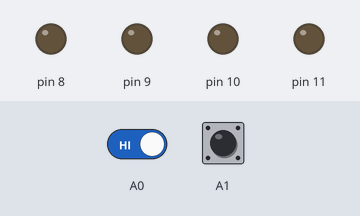
Recording of a sketch running on a simulated Arduino Uno, built with avr-gcc and run on an emulated ATmega328P. On the bench: output pins drawn as LEDs (lit = HIGH). The inputs (shaded band) are chosen by the test bench; at power-on: A0 HIGH, A1 HIGH.

Above: at 1.2 s.
1.3 s: A0 driven LOW
At 1.7 s:
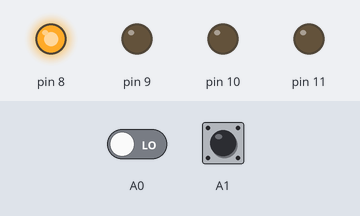
At 2.7 s:
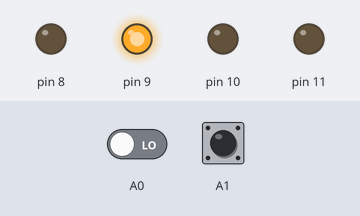
4.3 s: A0 driven HIGH
At 4.7 s:
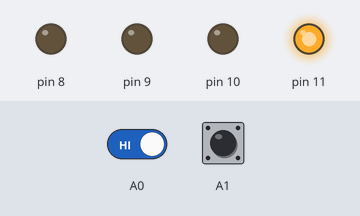
Timing chart, 0 to 7.3 s (numbered marks = the images above; inputs shaded):
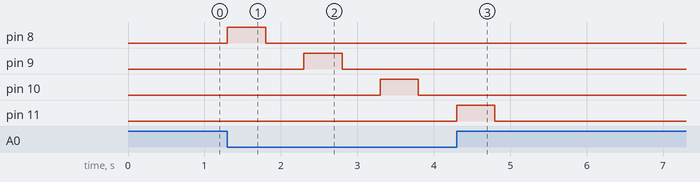

Measured:
- after the input at 1.3 s, pin 8: LOW → HIGH at once, → LOW 0.50 s later; pin 9: LOW → HIGH after 1.0 s, → LOW 0.50 s later; pin 10: LOW → HIGH after 2.0 s, → LOW 0.50 s later
- after the input at 4.3 s, pin 8–10: stops changing and stays LOW; pin 11: goes on until 4.8 s, then stays LOW

The sketch:

COBA_2_YG_KEDUA.ino
```cpp
void setup() {
  pinMode(8,OUTPUT);
  pinMode(9,OUTPUT);
  pinMode(10,OUTPUT);
  pinMode(11,OUTPUT);
  pinMode(A0,INPUT);
  digitalWrite(A0,LOW);
  pinMode(A1,INPUT);
  digitalWrite(A1,HIGH);
  pinMode(A2,INPUT);
  digitalWrite(A2,HIGH);
}

void loop()
{
  if (digitalRead(A0)== LOW)
  {
  digitalWrite(8,HIGH);
  delay(500);
  digitalWrite(8,LOW);
  delay(500);
  digitalWrite(9,HIGH);
  delay(500);
  digitalWrite(9,LOW);
  delay(500);
  digitalWrite(10,HIGH);
  delay(500);
  digitalWrite(10,LOW);
  delay(500);
  digitalWrite(11,HIGH);
  delay(500);
  digitalWrite(11,LOW);
  delay(500);
  }
  else (digitalRead(A1)== HIGH);
}
```
